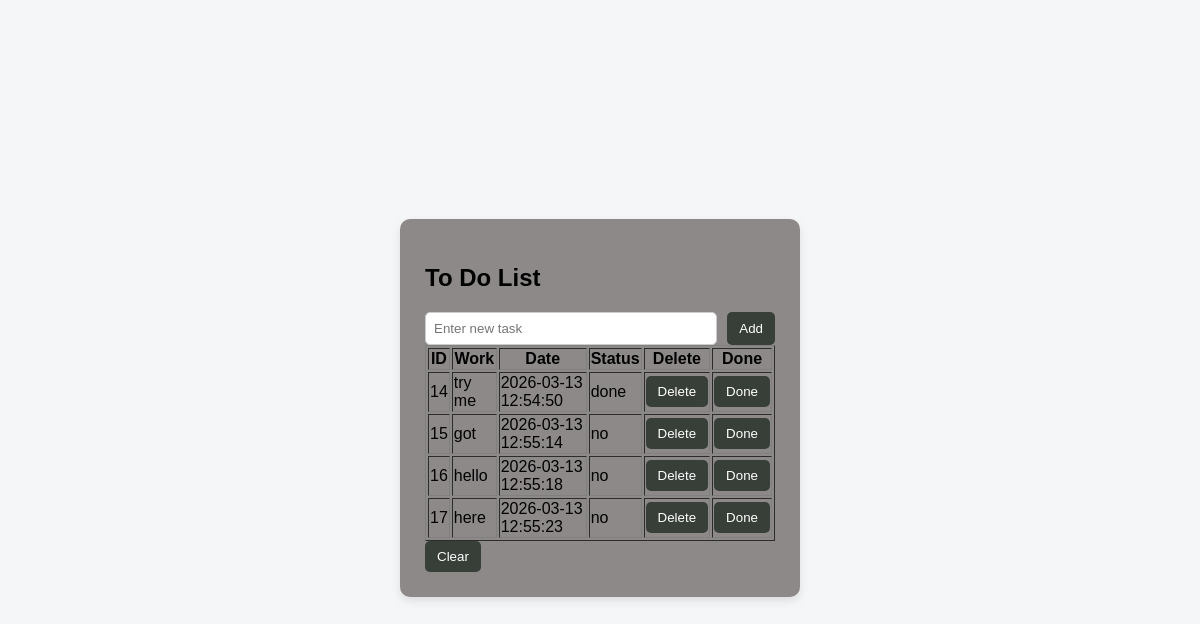
Before: / with the older database file.
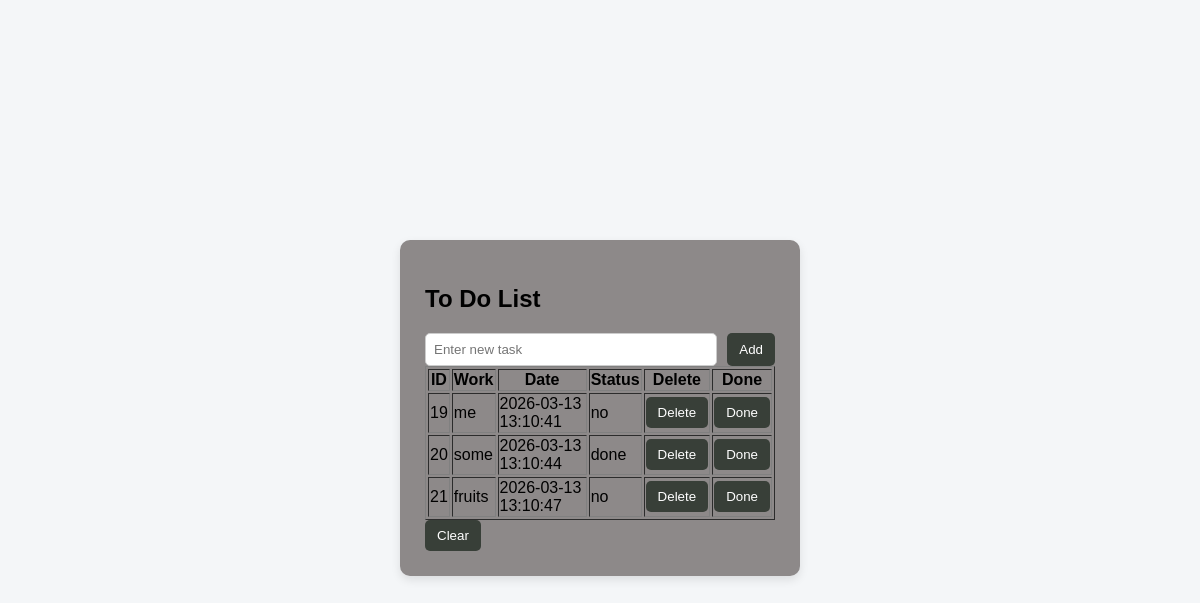
After: the same page with the newer database file.
### tables this page shows
CREATE TABLE tdl_table (
    num INTEGER PRIMARY KEY AUTOINCREMENT,
    work TEXT,
    date TIMESTAMP DEFAULT CURRENT_TIMESTAMP,
    status TEXT
, user_id INTEGER);

### app.py (the view)
@app.route("/", methods=["GET"])
def home():
    user_id = 1
    tasks = db.display_activity(user_id)
    return render_template("index.html", tasks=tasks)

### better_sorce.py (called while the page is built)
def display_activity(user_id):
    query = "SELECT * FROM tdl_table WHERE user_id=?"
    cursor.execute(query,(user_id,))
    return cursor.fetchall()

### templates/index.html (shortened to what this page needs)
<!DOCTYPE html>
<html>
<head>
    <link rel="stylesheet" href="{{ url_for('static', filename='style.css') }}">
</head>
<body>
<div class="container">
<h2>To Do List</h2>
<form action="/add" method="POST">
    <input type="text" name="task" placeholder="Enter new task" required>
    <button type="submit">Add</button>
</form>
<table border="1">
<tr>
    <th>ID</th>
    <th>Work</th>
    <th>Date</th>
    <th>Status</th>
    <th>Delete</th>
    <th>Done</th>
</tr>
{% for task in tasks %}
<tr>
    <td>{{task[0]}}</td>
    <td>{{task[1]}}</td>
    <td>{{task[2]}}</td>
    <td>{{task[3]}}</td>
    <td>
        <form action="/delete/{{task[0]}}" method="POST">
            <button type="submit">Delete</button>
        </form>
    </td>
    <td>
        <form action="/done/{{task[0]}}" method="POST">
            <button type="submit">Done</button>
        </form>
    </td>
</tr>
{% endfor %}
</table>
<form action="/clear" method="POST" onsubmit="return confirm('Clear entire table?');">
    <button type="submit">Clear</button>
</form>
</div>
</body>
</html>

### static/style.css (style rules this page uses)
body { font-family: Arial, sans-serif; background: #f4f6f8; display: flex; justify-content: center; align-items: center; height: 100vh; }
.container { background: rgb(141, 137, 137); padding: 25px; border-radius: 10px; width: 350px; box-shadow: 0 4px 10px rgba(0,0,0,0.1); }
form { display: flex; gap: 10px; }
input { flex: 1; padding: 8px; border-radius: 5px; border: 1px solid #ccc; }
button { padding: 8px 12px; background: #383f38; border: none; color: white; cursor: pointer; border-radius: 5px; }

Changed rows visible on the page:
removed tdl_table: num "14", work "try me", date "2026-03-13 12:54:50", status "done"
removed tdl_table: num "15", work "got", date "2026-03-13 12:55:14", status "no"
removed tdl_table: num "16", work "hello", date "2026-03-13 12:55:18", status "no"
removed tdl_table: num "17", work "here", date "2026-03-13 12:55:23", status "no"
added tdl_table: num "19", work "me", date "2026-03-13 13:10:41", status "no"
added tdl_table: num "20", work "some", date "2026-03-13 13:10:44", status "done"
added tdl_table: num "21", work "fruits", date "2026-03-13 13:10:47", status "no"
